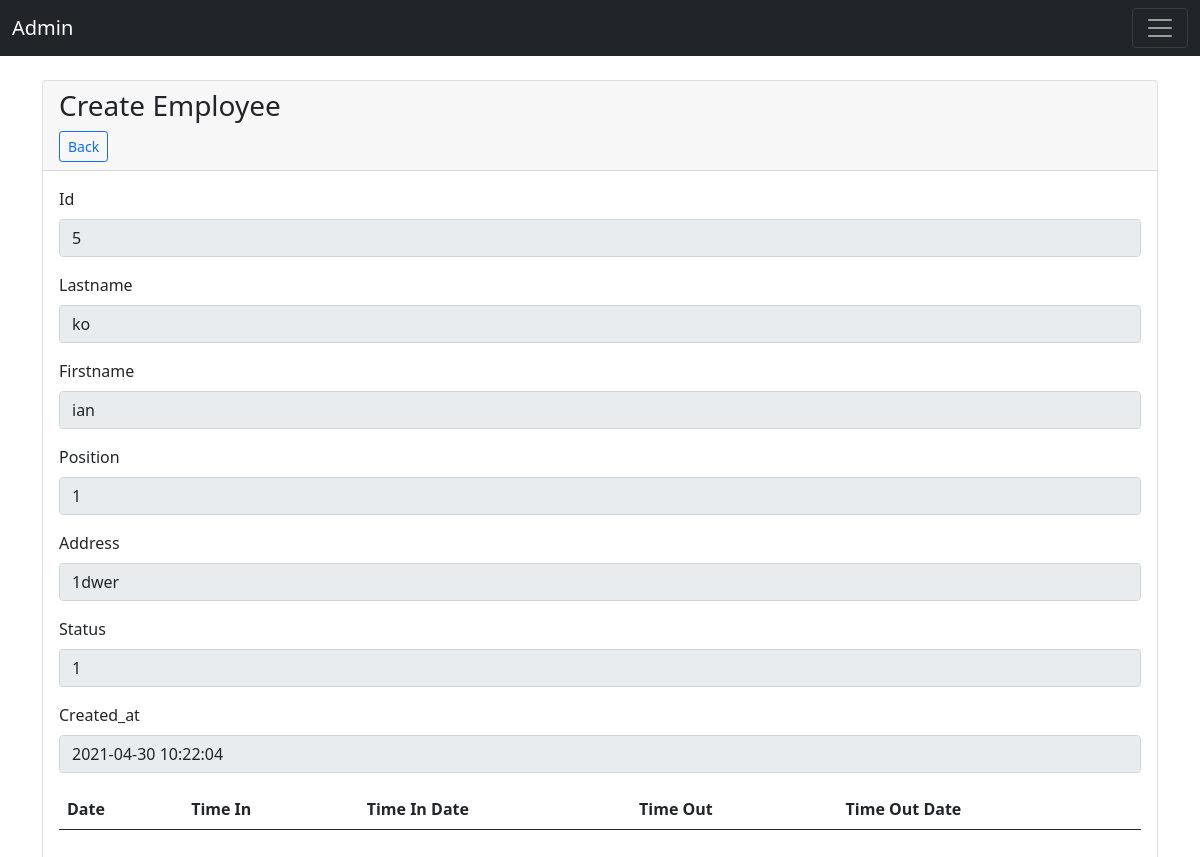
Page /admin/employee_show.php?id=5 on the committed database.
### tables this page shows
CREATE TABLE `employee` (
  `id` int(11) NOT NULL,
  `lastname` varchar(255) NOT NULL,
  `firstname` varchar(255) NOT NULL,
  `position` varchar(255) NOT NULL,
  `address` varchar(255) NOT NULL,
  `status` tinyint(1) NOT NULL DEFAULT '1',
  `created_at` timestamp NOT NULL DEFAULT CURRENT_TIMESTAMP ON UPDATE CURRENT_TIMESTAMP
);

### admin/employee_show.php (the view, shortened to what this page needs)
<?php
    require_once '../db/connect.php';
?>
<!DOCTYPE html>
<html lang='en'>
<head>
    <?php include('header.php') ?>
</head>
<body>
    <?php include('../admin/navbar.php') ?>
    <br>
    <div class='container'>
        <div class='card'>
            <div class='card-header'>
                <h3>Create Employee</h3> <a class="btn btn-sm btn-outline-primary" href="../">Back</a>
            </div>
            <div class='card-body'>
            <?php
                try {
                        if ($_SERVER['REQUEST_METHOD'] == 'GET') {
                            $id=$_GET['id'];
                            $sql = "SELECT * from employee WHERE id=$id ";
                            $employee = $conn->query($sql)->fetch(PDO::FETCH_ASSOC);
                            foreach ($employee as $key=>$data){
                                echo "
                                <div class='mb-3'>
                                    <label for='fname' class='form-label text-capitalize'>$key</label>
                                    <input type='text' value='$data' readonly name='fname' class='form-control' id='fname' />
                                </div>";
                            }
                            echo '<table class="table">
                                    <thead>
                                        <tr>
                                        <th scope="col">Date</th>
                                        <th scope="col">Time In</th>
                                        <th scope="col">Time In Date</th>
                                        <th scope="col">Time Out</th>
                                        <th scope="col">Time Out Date</th>
                                        </tr>
                                    </thead>
                                <tbody>';
                            echo "</tbody>";
                            echo '</table>';
                        }
                    }catch(PDOException $e)
                    {
                        echo $sql . '<br>' . $e->getMessage();
                    }
                ?>
            </div>
        </div>
    </div>
</body>
</html>

### rows in the picture
employee: fname "5", fname "ko", fname "ian", fname "1", fname "1dwer", fname "2021-04-30 10:22:04"

### other values in the picture
$key "Id"
$key "Lastname"
$key "Firstname"
$key "Position"
$key "Address"
$key "Status"
$key "Created_at"
